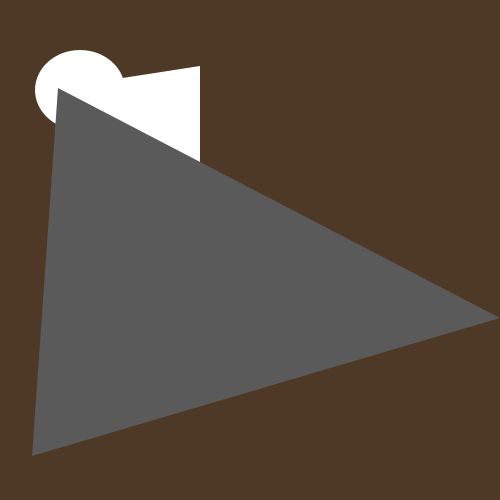
Frame 1 (no input)
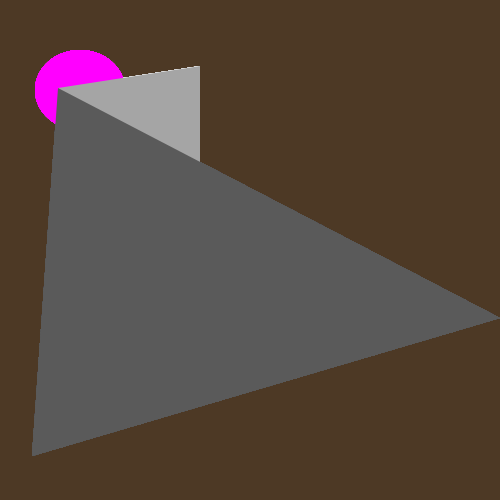
Frame 60 (the mouse pressed at the canvas centre just before this capture)
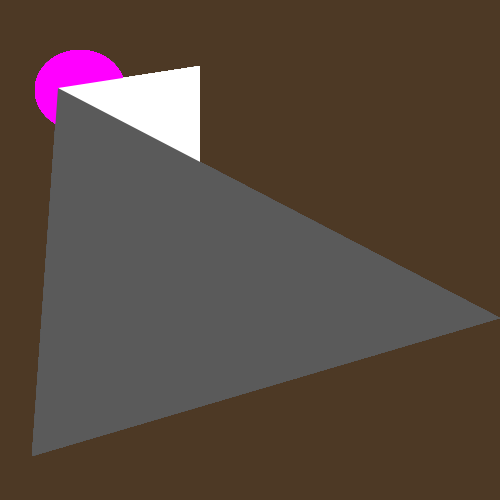
Frame 120 (the mouse held since frame 60 and released just before this capture)

The Processing sketch that drew these frames (run headless with seeded random() and noise(); from frame 60 on, the mouse is pressed at the canvas centre):

// Processing sketch: sketch_1
// ── sketch_1.pde
int w_500;
int h=500;
float myFloat;
String myString;



void setup(){ 
  

    //println ("Hello Console"); 


  size(500,500);
  background(77, 57, 37);
  noStroke();
  frameRate(5);
  
} 
  
void draw(){   
  ellipse (80, 90,90,80);
  fill(random (30, 897));
  triangle(200, 66, 58, 88, 200, 398);
  fill(random(90, 12));
  //println("Hello Console"); 
  //println ("Hi Back");

  triangle(32, 456, 58, 88, 500, 318);
   fill(888, 0, 442);
} 
